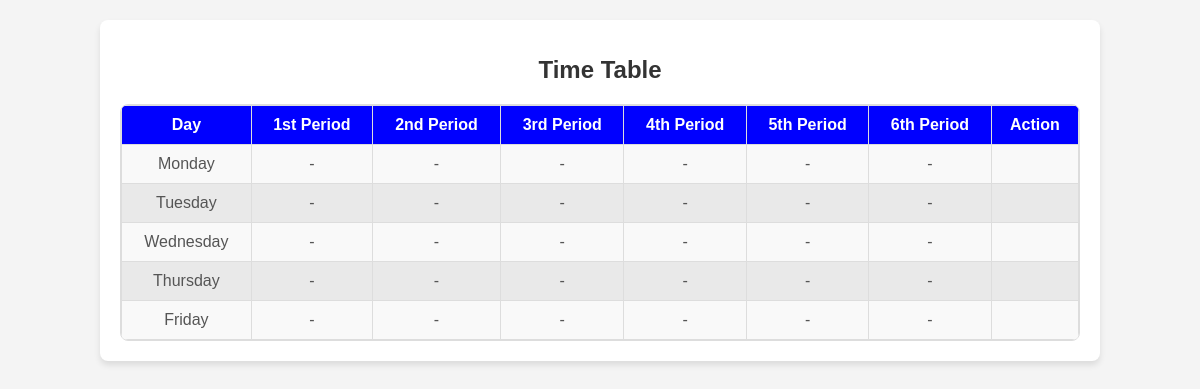
Page /display2.php on the committed database.
### tables this page shows
CREATE TABLE `table3` (
  `sl_no` int(11) NOT NULL,
  `day` varchar(50) NOT NULL,
  `p1` varchar(50) NOT NULL,
  `p2` varchar(50) NOT NULL,
  `p3` varchar(50) NOT NULL,
  `p4` varchar(50) NOT NULL,
  `p5` varchar(50) NOT NULL,
  `p6` varchar(50) NOT NULL
);

### display2.php (the view, shortened to what this page needs)
<!DOCTYPE html>
<html lang="en">
<head>
    <title</title>
    <link rel="stylesheet" href="css/mystyle.css">
</head>
<body>
    <div class="main-div">
        <h1>Time Table</h1>
        <div class="center-div">
            <div class="table-responsive">
                <table>
                    <thead>
                        <tr>
                            <th bgcolor="blue"><strong>Day</strong></th>
                            <th bgcolor="blue"><strong>1st Period</strong></th>
                            <th bgcolor="blue"><strong>2nd Period</strong></th>
                            <th bgcolor="blue"><strong>3rd Period</strong></th>
                            <th bgcolor="blue"><strong>4th Period</strong></th>
                            <th bgcolor="blue"><strong>5th Period</strong></th>
                            <th bgcolor="blue"><strong>6th Period</strong></th>
                            <th bgcolor="blue"><strong>Action</strong></th>
                        </tr>
                    </thead>
                    <tbody>
                    <?php
                        $querry="select * from table3 ";
                        $connection = mysqli_connect("localhost","root","","timetable");
                        $query= mysqli_query($connection,$querry);
                        while($res=mysqli_fetch_array($query)){
                           ?>
                            <tr>
                            <td><?php echo $res['day']; ?></td>
                            <td><?php echo $res['p1']; ?></td>
                            <td><?php echo $res['p2']; ?></td>
                            <td><?php echo $res['p3']; ?></td>
                            <td><?php echo $res['p4']; ?></td>
                            <td><?php echo $res['p5']; ?></td>
                            <td><?php echo $res['p6']; ?></td>
                            <td><a href="update2.php?sl_no=<?php echo $res['sl_no'];?>" data-toggle="tooltip" data-placement="bottom" title="Edit"><i class="fa fa-edit" aria-hidden="true"></i> </a></td>
                        </tr>
                        <?php
                        }
                    ?>
                    </tbody>
                </table>
            </div>
        </div>
</div>
</body>
</html>

### css/mystyle.css (style rules this page uses)
body { font-family: Arial, sans-serif; margin: 0; padding: 0; background-color: #f4f4f4; text-align: center; }
.main-div { margin: 20px auto; padding: 20px; max-width: 80%; background: #fff; box-shadow: 0px 4px 6px rgba(0, 0, 0, 0.1); border-radius: 8px; }
h1 { color: #333; font-size: 24px; margin-bottom: 20px; }
.center-div { overflow-x: 70%; }
table { width: 100%; border-collapse: collapse; margin: 0 auto; }
th, td { border: 1px solid #ddd; padding: 10px; text-align: center; }
th { background-color: blue; color: white; font-weight: bold; }
td { color: #555; background-color: #f9f9f9; }
tr:nth-child(even) td { background-color: #e9e9e9; }
.table-responsive { border: 1px solid #ddd; border-radius: 8px; overflow: hidden; margin: 0 auto; }

### rows in the picture
table3: day "Monday", p1 "-", p2 "-", p3 "-", p4 "-", p5 "-", p6 "-"
table3: day "Tuesday", p1 "-", p2 "-", p3 "-", p4 "-", p5 "-", p6 "-"
table3: day "Wednesday", p1 "-", p2 "-", p3 "-", p4 "-", p5 "-", p6 "-"
table3: day "Thursday", p1 "-", p2 "-", p3 "-", p4 "-", p5 "-", p6 "-"
table3: day "Friday", p1 "-", p2 "-", p3 "-", p4 "-", p5 "-", p6 "-"
